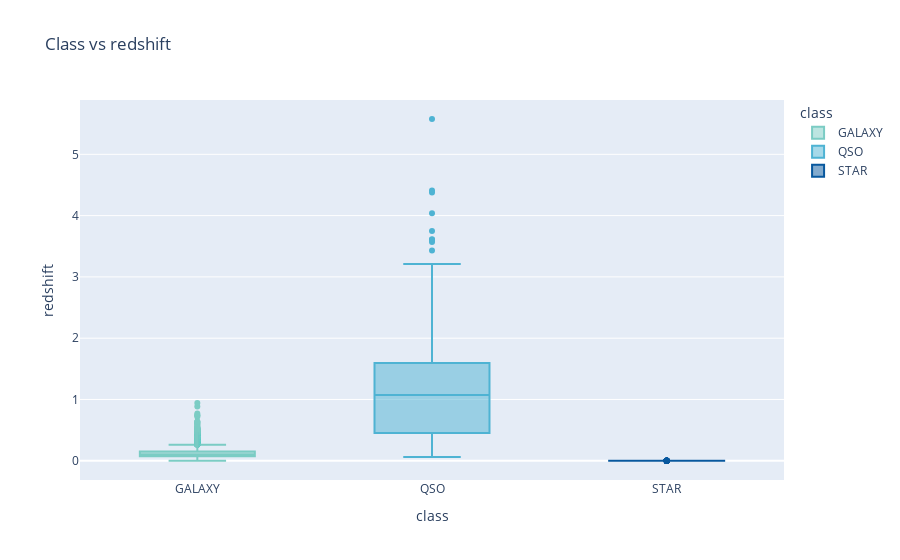

Write notebook code for a chart like this one.
### Markdown cell above
With the boxplot visualization we compare the distribution of the redshift variable across different categories within the column `class`.

### Code cell
# Boxplot 
fig = px.box(df, x='class', y='redshift', title='Class vs redshift', color='class', color_discrete_sequence= ['#7bccc4', '#4eb3d3', '#08589e'])

fig.show()

### Figure 1 — Plotly figure (JSON) as saved in the notebook; plotly's stock layout.template omitted (floating-point values rounded to 4 significant figures; data arrays with more than 128 entries replaced by an {"elided": "..."} marker saying what was removed)
{"data": [{"alignmentgroup": "True", "hovertemplate": "class=%{x}<br>redshift=%{y}<extra></extra>", "legendgroup": "GALAXY", "marker": {"color": "#7bccc4"}, "name": "GALAXY", "notched": false, "offsetgroup": "GALAXY", "orientation": "v", "showlegend": true, "type": "box", "x": {"elided": "8297 str values"}, "x0": " ", "xaxis": "x", "y": {"elided": "8297 float values"}, "y0": " ", "yaxis": "y"}, {"alignmentgroup": "True", "hovertemplate": "class=%{x}<br>redshift=%{y}<extra></extra>", "legendgroup": "QSO", "marker": {"color": "#4eb3d3"}, "name": "QSO", "notched": false, "offsetgroup": "QSO", "orientation": "v", "showlegend": true, "type": "box", "x": {"elided": "639 str values"}, "x0": " ", "xaxis": "x", "y": {"elided": "639 float values"}, "y0": " ", "yaxis": "y"}, {"alignmentgroup": "True", "hovertemplate": "class=%{x}<br>redshift=%{y}<extra></extra>", "legendgroup": "STAR", "marker": {"color": "#08589e"}, "name": "STAR", "notched": false, "offsetgroup": "STAR", "orientation": "v", "showlegend": true, "type": "box", "x": {"elided": "793 str values"}, "x0": " ", "xaxis": "x", "y": {"elided": "793 float values"}, "y0": " ", "yaxis": "y"}], "layout": {"boxmode": "overlay", "legend": {"title": {"text": "class"}, "tracegroupgap": 0}, "title": {"text": "Class vs redshift"}, "xaxis": {"anchor": "y", "categoryarray": ["GALAXY", "QSO", "STAR"], "categoryorder": "array", "domain": [0, 1], "title": {"text": "class"}}, "yaxis": {"anchor": "x", "domain": [0, 1], "title": {"text": "redshift"}}}}
